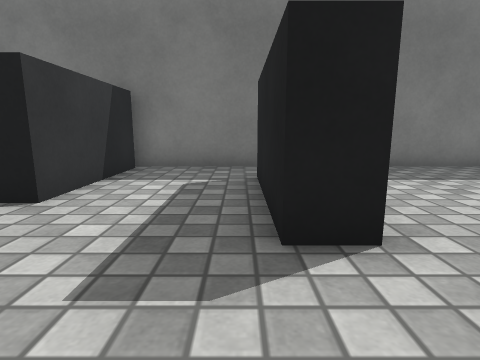
view 1 (above)

15 first-person views from a walk through a scene from a Unity 3-D project. The camera is 0.51 m above the floor, tilts 10° down and sees 80° across. The floor is counted in squares, 0.5 m on a side. Each view is taken from the middle of a square. On the plan, view 1 faces up. The plan holds only what a view shows up to about 12 squares ahead; the rest is blank. The place goes on beyond the plan. Surface patterns are stand-ins for the level's own textures.

view 2
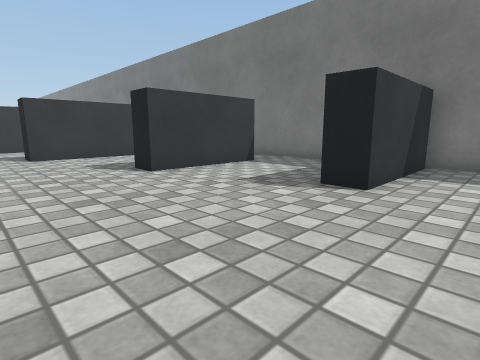

view 3
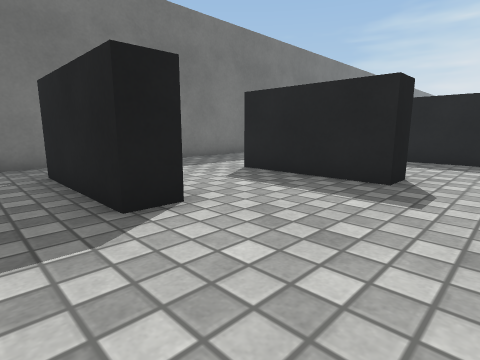

view 4
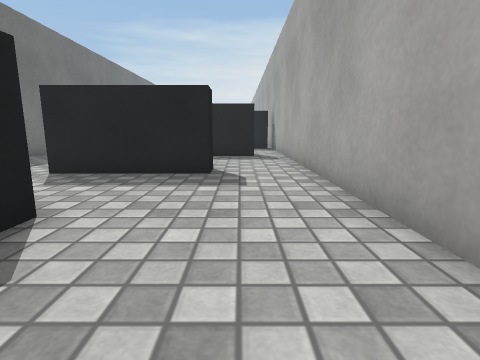

view 5
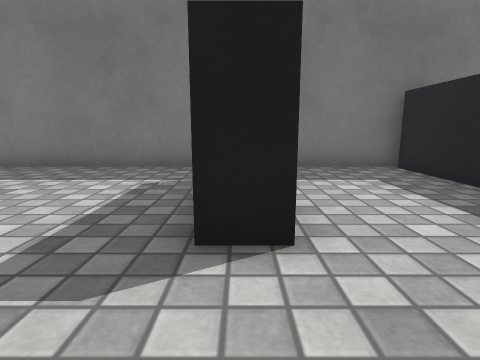

view 6
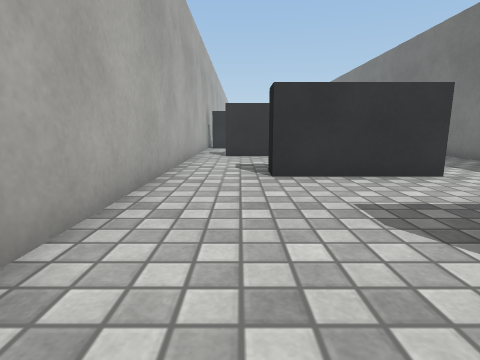

view 7
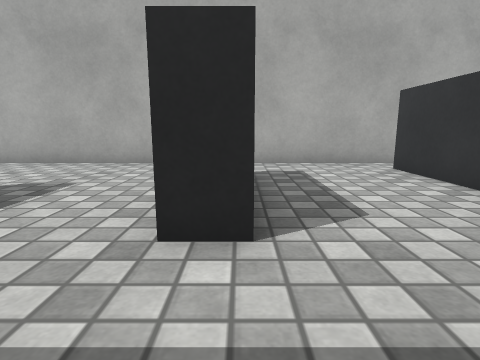

view 8
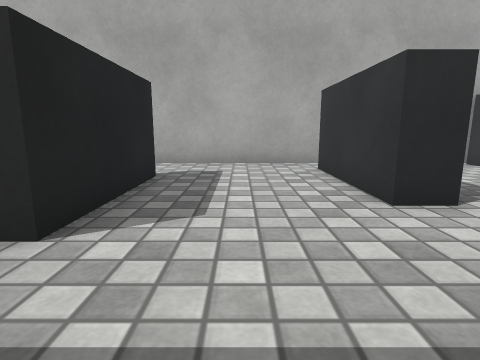

view 9
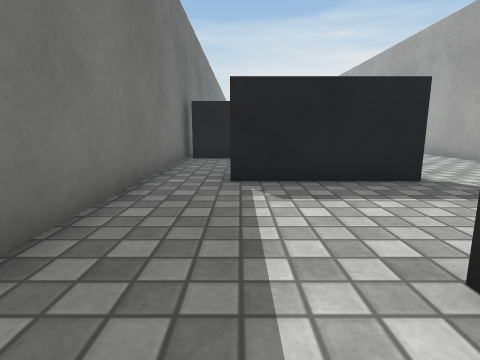

view 10
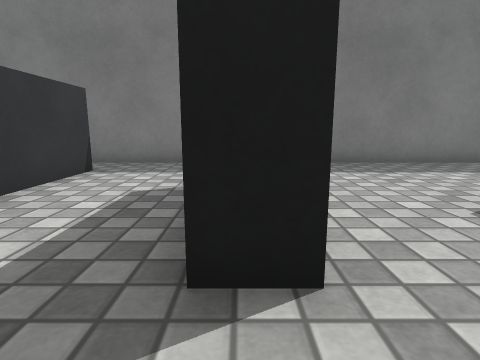

view 11
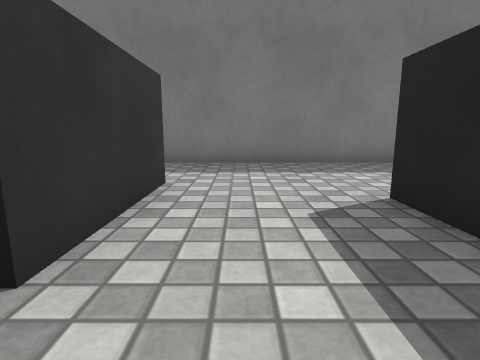

view 12
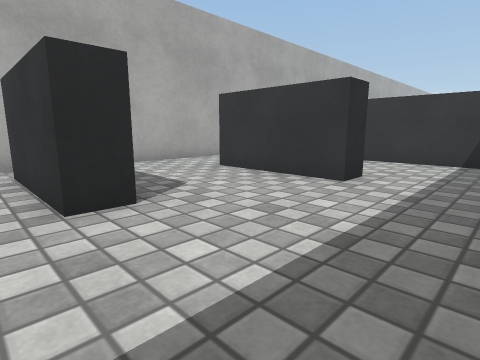

view 13
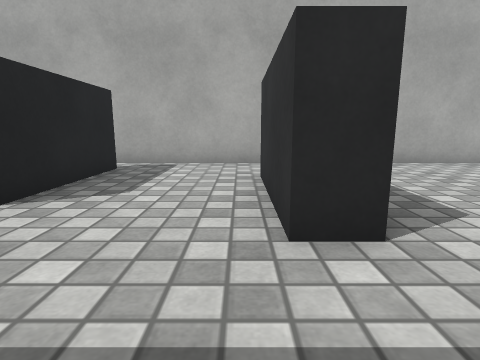

view 14
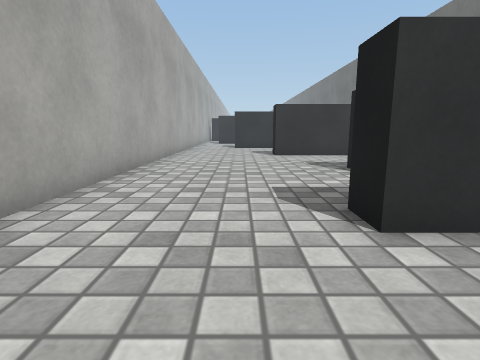

view 15
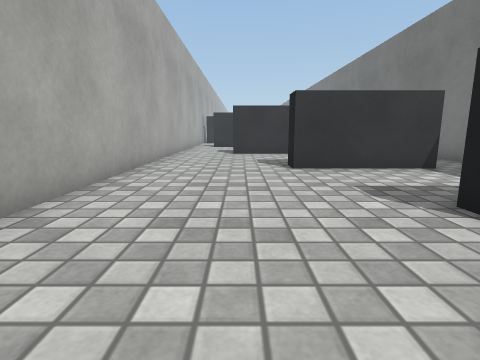

### Floor plan
Points are (right, up) in squares from view 1. A wall is a line through its corners. A room is listed if a view was taken in it or the views show most of it. See-through windows are left out.
Room 1 (views 1, 2, 3, 4, 5, 6, 7, 8, 9, 10, 11, 12, 13, 14, 15)
walls: (-3.7, 5) (-3.7, 7.8); (-2.8, 7.8) (-2.8, 3.9) (-3.8, 3.9); (1.3, 6.2) (1.3, 2.4) (0.4, 2.4) (0.4, 6.2); (-7.5, 6.2) (-7.5, 2.4) (-8.4, 2.4) (-8.4, 6.2); (4.7, 4.5) (5.5, 4.5) (5.5, 0.7) (4.7, 0.7) (4.7, 4.5); (-12.2, 4.5) (-12.2, 0.7) (-13.1, 0.7) (-13.1, 4.5) (-12.2, 4.5); (9.3, -0.6) (9.3, 3.2) (10.2, 3.2) (10.2, -0.6); (-17.5, 3.2) (-17.1, 3.2) (-17.1, -0.6); (-17.5, -1.8) (10.4, -1.8); (11.5, 8) (-17.1, 8)
ways out: gap at (10, -1)

Positions as (right, up) in squares from view 1, and headings:
1: (0, 0), facing up
2: (-1, -1), facing up-left
3: (-1, -1), facing up-right
4: (-2, 0), facing right
5: (-8, 0), facing up
6: (-6, 0), facing left
7: (-13, 7), facing down
8: (-15, 7), facing down
9: (-14, 6), facing right
10: (5, -1), facing up
11: (7, -1), facing up
12: (11, 7), facing down-left
13: (6, 7), facing down
14: (4, 1), facing left
15: (0, 1), facing left
